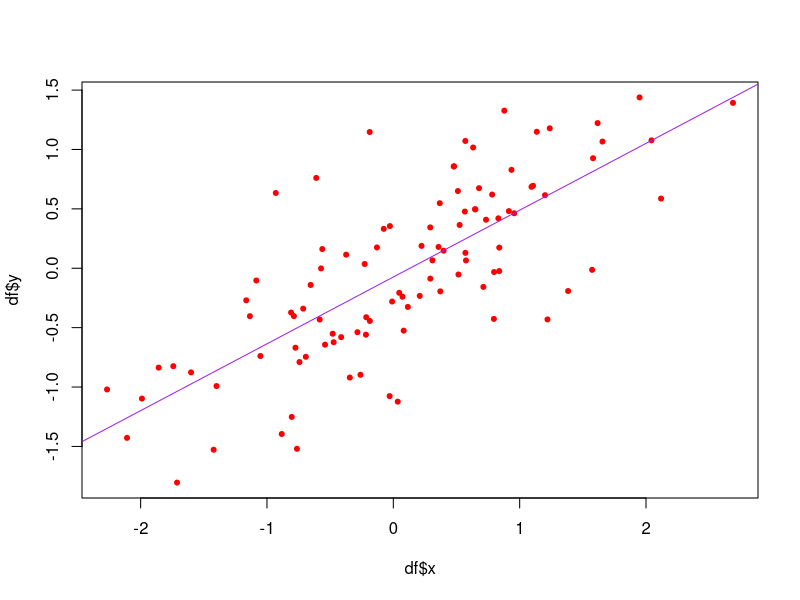
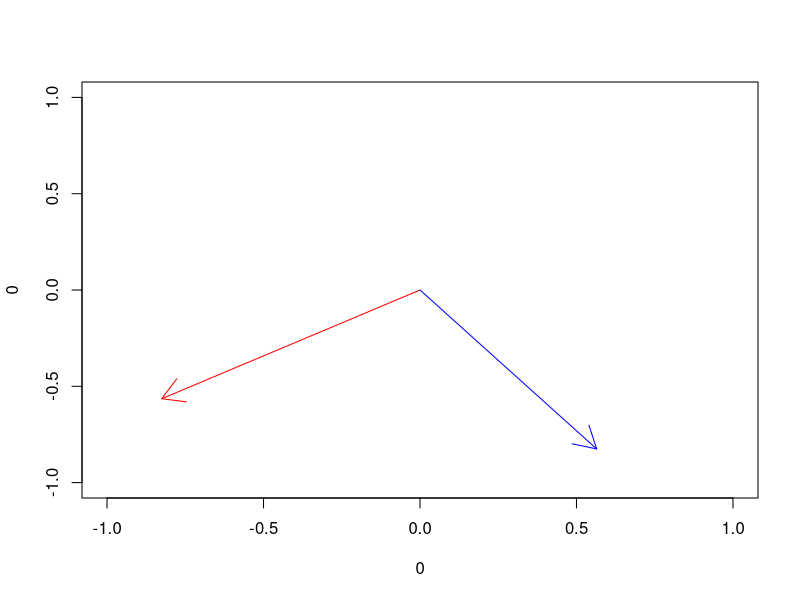
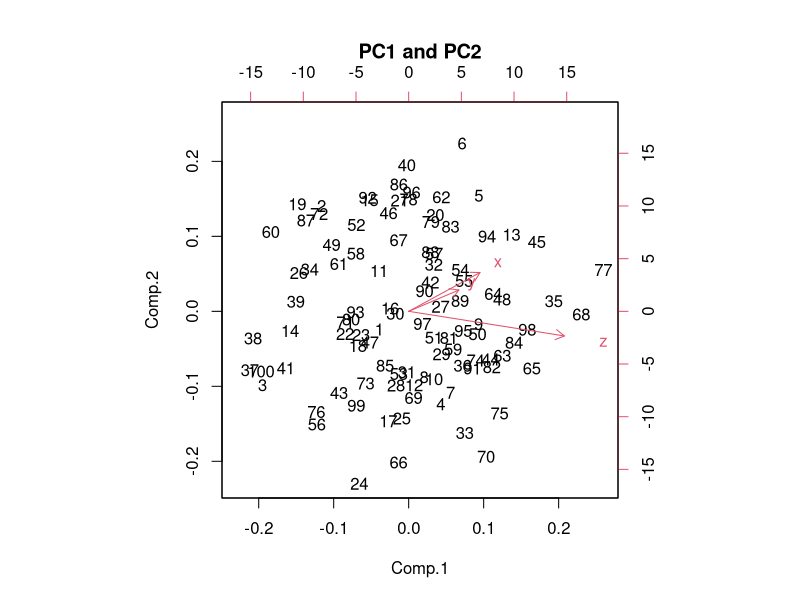
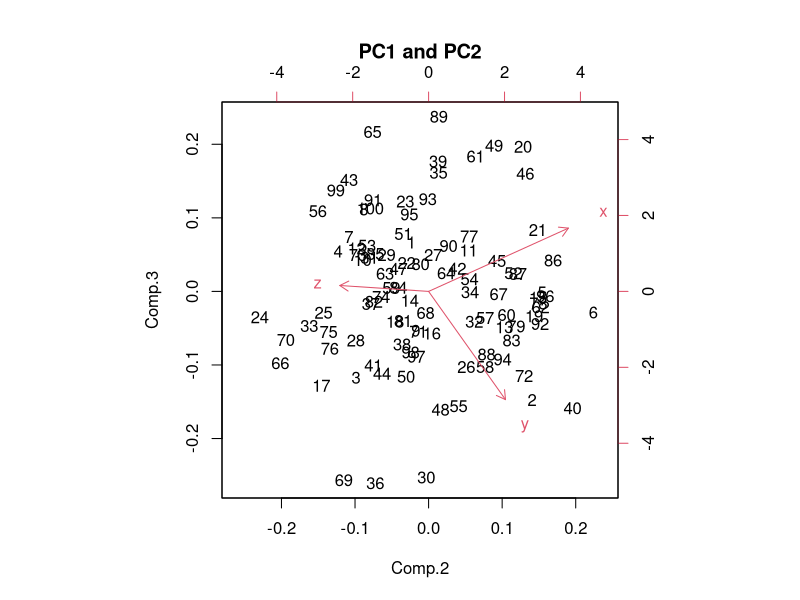

R code for these plots, in order:
## ---- chunk 1
knitr::opts_chunk$set(echo = TRUE)
## ---- chunk 2
size <- 100
x <- rnorm(size)
y <- rnorm(size) / 2 + x / 2

m <- as.matrix(cbind(x, y))

df <- as.data.frame(m)
names(df) <- c("x", "y")

df$id <- seq(1:100)

df$py <- predict(lm(df$y ~ df$x))

summary(lm(df$y ~ df$x))

plot(df$x, df$y, pch = 20, col = "red")
abline(lm(df$y ~ df$x), col = "purple")

# residuals line应该画在点和紫色的线之间

# 想象一下rotating，然后variances会变化，垂直于新的axis

cov1 <- cov(df[, 1:2])

Eig <- eigen(cov1) # 可以cal

eigenvector1 <- Eig$vectors[, 1]
eigenvector2 <- Eig$vectors[, 2]

plot(0, 0, type = "n")
arrows(0, 0, eigenvector1[1], eigenvector1[2], 
      col = "red")
arrows(0, 0, eigenvector2[1], eigenvector2[2], 
      col = "blue")



# eigen vector是axis的方向，eigen value 是值

pca <- princomp(df[, 1:2], score = TRUE)
summary(pca)

# 如果两个variable不相关，components会都接近50%

df$z <- rnorm(100) + x + y
pca <- princomp(df[, c(1, 2, 5)], score = TRUE)
summary(pca)
biplot(pca, main = "PC1 and PC2")

# Component 1 explained a lot of variacnecs of z (z vector的方向是和com 1 几乎是平行的)

biplot(pca, choices = 2:3, main = "PC1 and PC2") # 相当于map out 第二个和第三个components

